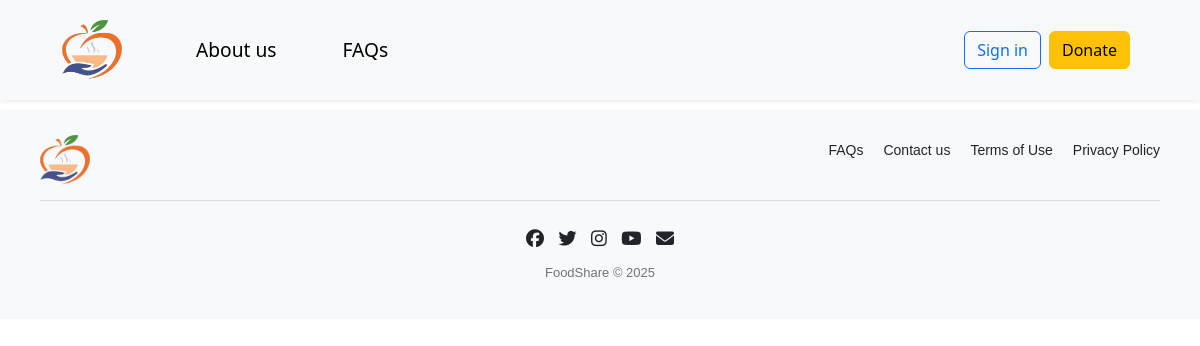
The app's page /donate_cash.php, older data.
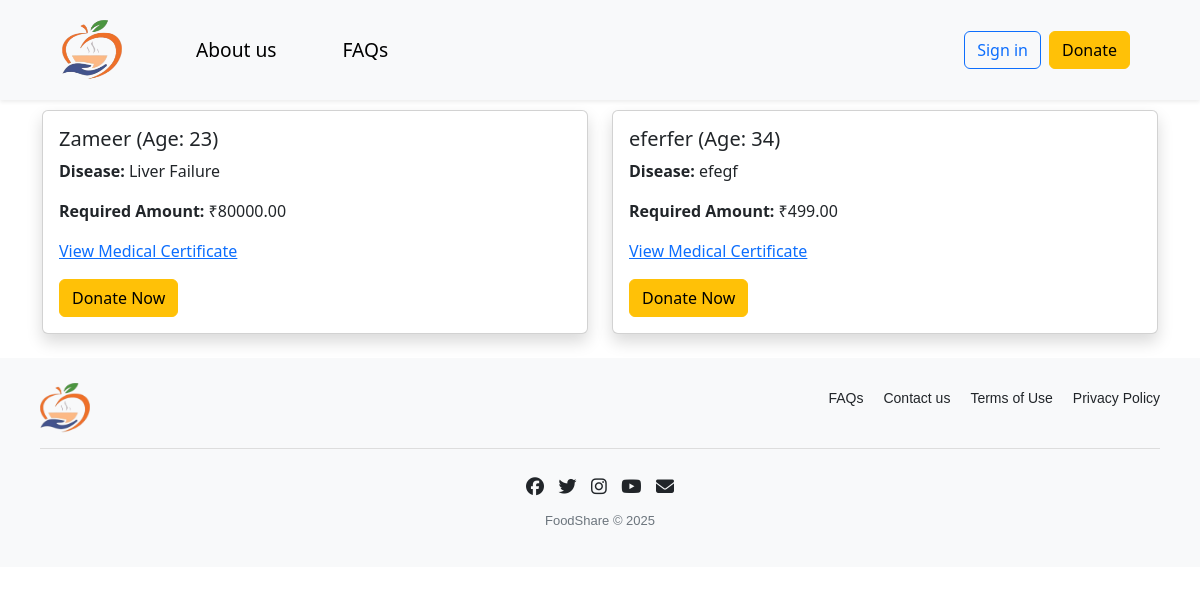
The same page, newer data.
### tables this page shows
CREATE TABLE `cash_requests` (
  `id` int(11) NOT NULL,
  `full_name` varchar(150) NOT NULL,
  `age` int(11) NOT NULL,
  `disease` varchar(255) NOT NULL,
  `contact_info` varchar(255) NOT NULL,
  `upi_id` varchar(100) NOT NULL,
  `bank_details` text NOT NULL,
  `required_amount` decimal(10,2) NOT NULL,
  `status` enum('pending','approved','rejected') DEFAULT 'pending',
  `feature_start_date` date DEFAULT NULL,
  `feature_end_date` date DEFAULT NULL,
  `created_at` timestamp NOT NULL DEFAULT current_timestamp(),
  `approved_at` timestamp NULL DEFAULT NULL
);

### donate_cash.php (the view, shortened to what this page needs)
<?php
include 'header.php';
include 'db/db.php';
$sql = "SELECT cr.*, MIN(cd.file_path) AS certificate
        FROM cash_requests AS cr
        LEFT JOIN cash_documents AS cd ON cr.id = cd.request_id
        WHERE cr.status = 'approved'
        GROUP BY cr.id";
$result = $conn->query($sql);
?>
<div class="container mt-5">
    <h2 class="text-center text-primary mb-4">Support an Approved Cash Donation Request</h2>
    <div class="row">
        <?php while ($row = $result->fetch_assoc()): ?>
            <div class="col-md-6 mb-4">
                <div class="card shadow">
                    <div class="card-body">
                        <h5 class="card-title"><?= htmlspecialchars($row['full_name']) ?> (Age: <?= $row['age'] ?>)</h5>
                        <p class="card-text"><strong>Disease:</strong> <?= htmlspecialchars($row['disease']) ?></p>
                        <p class="card-text"><strong>Required Amount:</strong> ₹<?= htmlspecialchars($row['required_amount']) ?></p>
                        <?php if (!empty($row['certificate'])): ?>
                            <p><a href="<?= htmlspecialchars($row['certificate']) ?>" target="_blank">View Medical Certificate</a></p>
                        <?php endif; ?>
                        <button class="btn btn-warning" data-bs-toggle="modal" data-bs-target="#donateModal<?= $row['id'] ?>">Donate Now</button>
                    </div>
                </div>
            </div>
        <?php endwhile; ?>
    </div>
</div>
<?php include 'footer.php'; ?>

### header.php (shortened to what this page needs)
<!DOCTYPE html>
<html lang="en">
<head>
    <link rel="stylesheet" href="https://cdnjs.cloudflare.com/ajax/libs/font-awesome/6.7.2/css/all.min.css">
    <link href="https://cdn.jsdelivr.net/npm/bootstrap@5.3.3/dist/css/bootstrap.min.css" rel="stylesheet">
    <link rel="stylesheet" href="./header.css">
</head>
<body>
<nav class="navbar navbar-expand-lg bg-light fixed-top shadow-sm">
  <div class="container-fluid">
    <a class="navbar-brand" onclick="window.location.href='index.php'" href="#">
      <img src="./images/food.png" alt="Logo">
    </a>
    <div class="collapse navbar-collapse" id="navbarNav">
      <ul class="navbar-nav me-auto">
        <li class="nav-item">
          <a class="nav-link" onclick="window.location.href='about.php'" href="#">About us</a>
        </li>
        <li class="nav-item">
          <a class="nav-link" onclick="window.location.href='FAQs.php'" href="#">FAQs</a>
        </li>
      </ul>
      <div class="d-flex align-items-center">
        <button id="signBtn" class="btn btn-outline-primary me-2" data-bs-toggle="modal" data-bs-target="#staticBackdrop">Sign in</button>
        <button id="donateBtn" type="button" class="btn btn-warning me-2">Donate</button>
      </div>
    </div>
  </div>
</nav>
</body>
</html>

### footer.php (shortened to what this page needs)
<!DOCTYPE html>
<html lang="en">
<head>
    <link rel="stylesheet" href="https://cdnjs.cloudflare.com/ajax/libs/font-awesome/6.7.2/css/all.min.css" />
    <link rel="stylesheet" href="footer.css">
</head>
<body>
<footer class="footer">
    <div class="footer-container">
        <div class="footer-left">
            <img  style="width: 50px;height:50px" src="./images/food.png">
        </div>
        <ul class="footer-links">
            <li><a href="#">FAQs</a></li>
            <li><a href="#">Contact us</a></li>
            <li><a href="#">Terms of Use</a></li>
            <li><a href="#">Privacy Policy</a></li>
        </ul>
    </div>
    <div class="footer-bottom">
        <div class="social-icons">
            <a href="#"><i class="fab fa-facebook"></i></a>
            <a href="#"><i class="fab fa-twitter"></i></a>
            <a href="#"><i class="fab fa-instagram"></i></a>
            <a href="#"><i class="fab fa-youtube"></i></a>
            <a href="#"><i class="fas fa-envelope"></i></a>
        </div>
        <p>FoodShare © 2025</p>
    </div>
</footer>
</body>
</html>

### header.css (style rules this page uses)
* { margin: 0; padding: 0; box-sizing: border-box; }
.navbar { position: fixed; top: 0; left: 0; width: 100%; z-index: 1000; background: #fff; box-shadow: 0 4px 10px rgba(0, 0, 0, 0.1); padding: 15px 50px; }
.nav-item a { font-size: 1.2rem; font-weight: 500; color: black; text-decoration: none; transition: color 0.3s; }
.navbar-nav li { padding-left: 50px; }

### footer.css (style rules this page uses)
.footer { background: #f8f9fa; padding: 20px 40px; font-family: Arial, sans-serif; color: #212529; }
.footer-container { display: flex; justify-content: space-between; align-items: center; flex-wrap: wrap; border-bottom: 1px solid #ddd; padding-bottom: 15px; }
.footer-left img { width: 70px; margin-top: 5px; }
.footer-links { list-style: none; padding: 0; display: flex; gap: 20px; }
.footer-links li { display: inline; }
.footer-links a { text-decoration: none; color: #212529; font-size: 14px; }
.footer-bottom { text-align: center; padding-top: 15px; }
.social-icons { margin: 10px 0; }
.social-icons a { margin: 0 5px; font-size: 18px; color: #212529; text-decoration: none; }
.footer-bottom p { font-size: 13px; color: #6c757d; }

### footer.php (style rules this page uses)
img { height: 60px; width: 60px; }

Row changes from the older to the newer data that the page shows:
added cash_requests: full_name "Zameer", age "23", disease "Liver Failure", required_amount "80000.00"
added cash_requests: full_name "eferfer", age "34", disease "efegf", required_amount "499.00"
